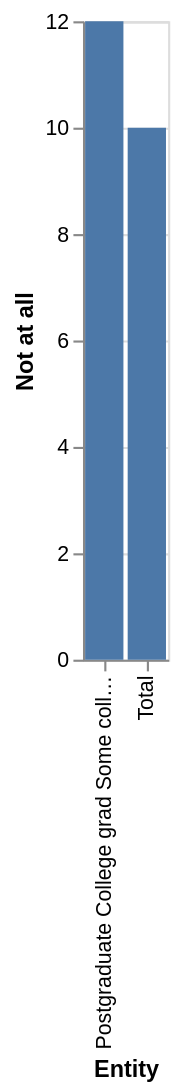

The specification (Vega-Lite) saved for this image:
### Vega-Lite specification from a JSON file in a GitHub repository (floating-point values rounded to 4 significant figures)
{"$schema": "https://vega.github.io/schema/vega-lite/v5.json", "description": "Bar chart auto-generated from CSV", "data": {"values": [{"Entity": "Postgraduate College grad Some college HS for less", "Not at all": 12}, {"Entity": "Total", "Not at all": 10}]}, "mark": "bar", "encoding": {"x": {"field": "Entity", "type": "ordinal"}, "y": {"field": "Not at all", "type": "quantitative"}}}
